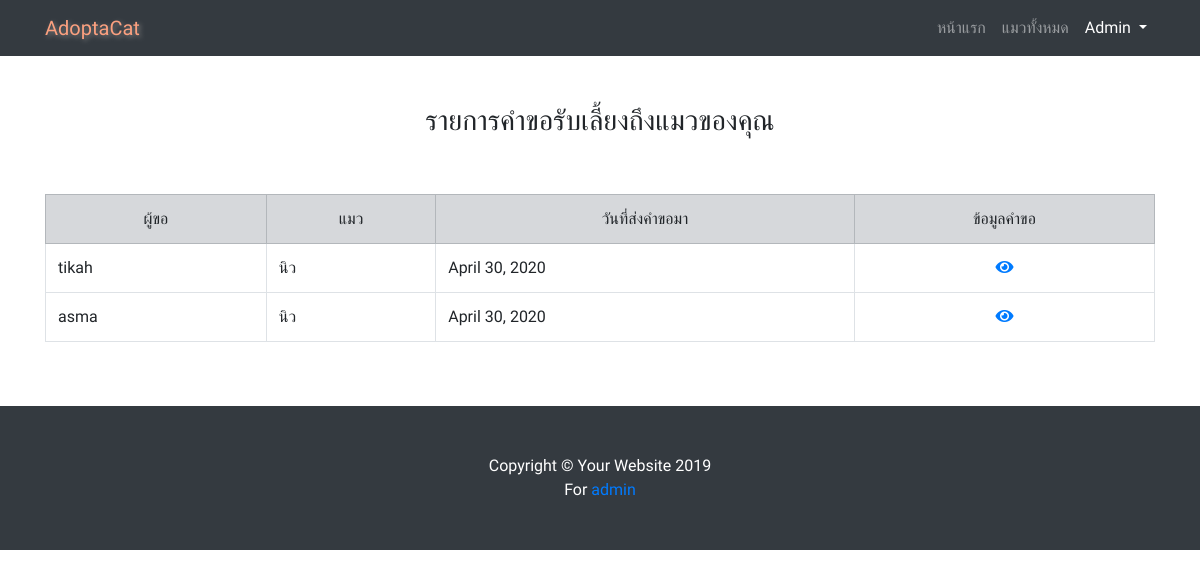
Page //request_list/1/ (signed in) on the committed database.
### adoption/models.py (models this page shows, shortened)
class Request(models.Model):
    HOUSE = (
        ('Single', 'บ้านเดี่ยว'),
        ('Shop', 'อาคารพาณิชย์หรือตึกแถว'),
        ('Town', 'ทาวน์เฮาส์'),
        ('Flat ', 'แฟลตหรืออาพาร์ตเม้นต์'),
        ('Condominium ', 'คอนโดมิเนียม'),
    )
    FENCE=(
        ('Yes', 'มีรั้ว'),
        ('No', 'ไม่มีมีรั้ว')
    )
    ANSWER=(
        ('Yes', 'ใช่'),
        ('No', 'ไม่ใช่')
    )
    requester = models.ForeignKey(User ,on_delete=models.CASCADE)
    cat =  models.ForeignKey(Cat,related_name='requests' ,on_delete=models.CASCADE)
    location = models.CharField(max_length=100,)
    housetype = models.CharField(max_length=40,choices=HOUSE)
    fencedetail = models.CharField(max_length= 15,choices=FENCE)
    budget = models.PositiveIntegerField()
    pets = models.CharField(max_length=10,choices=ANSWER)
    message = models.TextField(max_length=200)
    date = models.DateField(auto_now_add=True)
    contact = models.CharField(max_length=40,default='หมายเลขโทรศัพท์')
    email = models.EmailField(max_length=70,blank=True)
    social = models.CharField(max_length=70,default='FB/LINE/IG ID')

class Cat(models.Model):
    GENDER = (
        ('Male', 'ผู้'),
        ('Female', 'เมีย'),
    )
    name = models.CharField(max_length=30,null=True)
    age = models.PositiveIntegerField()
    gender = models.CharField(max_length=10,choices=GENDER)
    breed = models.ForeignKey(Breed,null=True,on_delete=models.SET_NULL)
    color = models.ManyToManyField(Color)
    vaccines = models.ManyToManyField(Vaccine, blank=True)
    nature = models.TextField(max_length=200)
    location = models.CharField(max_length=100)
    entrydate = models.DateTimeField(auto_now_add=True)
    poster = models.ForeignKey(User ,on_delete=models.CASCADE)
    image = ProcessedImageField(default='default.jpg', upload_to='cat_pics',processors=[ResizeToFill(300,200)],format='JPEG',options={'quality': 120})
    status = models.BooleanField(default=False)

### adoption/views.py (the view)
# urls.py: path('/request_list/<id>/', views.requestlist, name='request_list'),
@login_required
def requestlist(request,id):
    post = get_object_or_404(Cat,id=id)
    allrequest = Request.objects.filter(cat=post).order_by('-date')
    context = {
        'allrequest': allrequest,
        }
    return render(request, 'adoption/request_list.html', context)

### adoption/templates/adoption/request_list.html (shortened to what this page needs)
{% extends 'base.html' %}
{% load static %}
{% block content %}
<br></br>
<div class="container">
  <h3 style="text-align: center;">รายการคำขอรับเลี้ยงถึงแมวของคุณ</h3>
<br></br>
<table class="table table-bordered">
    <tr class="table-secondary">
        <td ><center>ผู้ขอ</center></td>
        <td ><center>แมว</center></td>
        <td><center>วันที่ส่งคำขอมา</center></td>
        <td><center>ข้อมูลคำขอ</center></td>
    </tr>
      {% for obj in allrequest %}
        <tr class="table">
            <td >{{ obj.requester }}</td>
            <td >{{ obj.cat.name }}</td>
            <td >{{ obj.date }}</td>
            <td><center><a href="{% url 'request_info' obj.id %}"><i class="fas fa-eye"></i></center></td>
        </tr>
        {% endfor %}
    </table>
</div>
<br></br>
  {% endblock %}

### adoption/templates/base.html (shortened to what this page needs)
{% load static %}
<!DOCTYPE html>
<html lang="en">
<head>
    <link href="{% static 'vendor/bootstrap/css/bootstrap.min.css' %}" rel="stylesheet">
    <link rel="stylesheet" href="https://use.fontawesome.com/releases/v5.8.1/css/all.css">
    <link href="{% static 'css/business-frontpage.css' %}" rel="stylesheet">
</head>
<body>
    <nav class="navbar navbar-expand-lg navbar-dark bg-dark fixed-top">
    <div class="container">
      <a  style="color: rgb(251, 160, 127); text-shadow: 2px 2px 5px grey;" class="navbar-brand" href="{% url 'home' %}">AdoptaCat</a>
      <div class="collapse navbar-collapse" id="navbarResponsive">
        <ul class="navbar-nav ml-auto">
          <li class="nav-item ">
            <a class="nav-link" href="{% url 'home' %}">หน้าแรก
            </a>
          </li>
          <li class="nav-item">
            <a class="nav-link" href="{% url 'catlist' %}">แมวทั้งหมด</a>
          </li>
          {% if user.is_authenticated %}
              <li class="nav-item dropdown">
                <a class="nav-link dropdown-toggle" style="color: white;" href="#" id="navbarDropdown" role="button" data-toggle="dropdown" aria-haspopup="true" aria-expanded="false">
                  {{ user.username|capfirst }}
                </a>
              </li>
              {% endif %}
        </ul>
      </div>
    </div>
    </nav>
        {% block content %}
        {% endblock %}
    <footer class="py-5 bg-dark">
        <div class="container">
        <p class="m-0 text-center text-white">Copyright &copy; Your Website 2019</p>
        <p class="m-0 text-center text-white">For <a href="{% url 'admin:index' %}">admin</a></p>
        </div>
    </footer>
</body>
</html>

### staticfiles/css/business-frontpage.css (style rules this page uses)
body { padding-top: 56px; }

### adoption/templates/base.html (style rules this page uses)
body { font-family: 'Prompt', sans-serif; }

### rows in the picture
Request: requester "tikah", cat.name "นิว", date "April 30, 2020"
Request: requester "asma", cat.name "นิว", date "April 30, 2020"

### other values in the picture
{{ user.username|capfirst }} "Admin"
